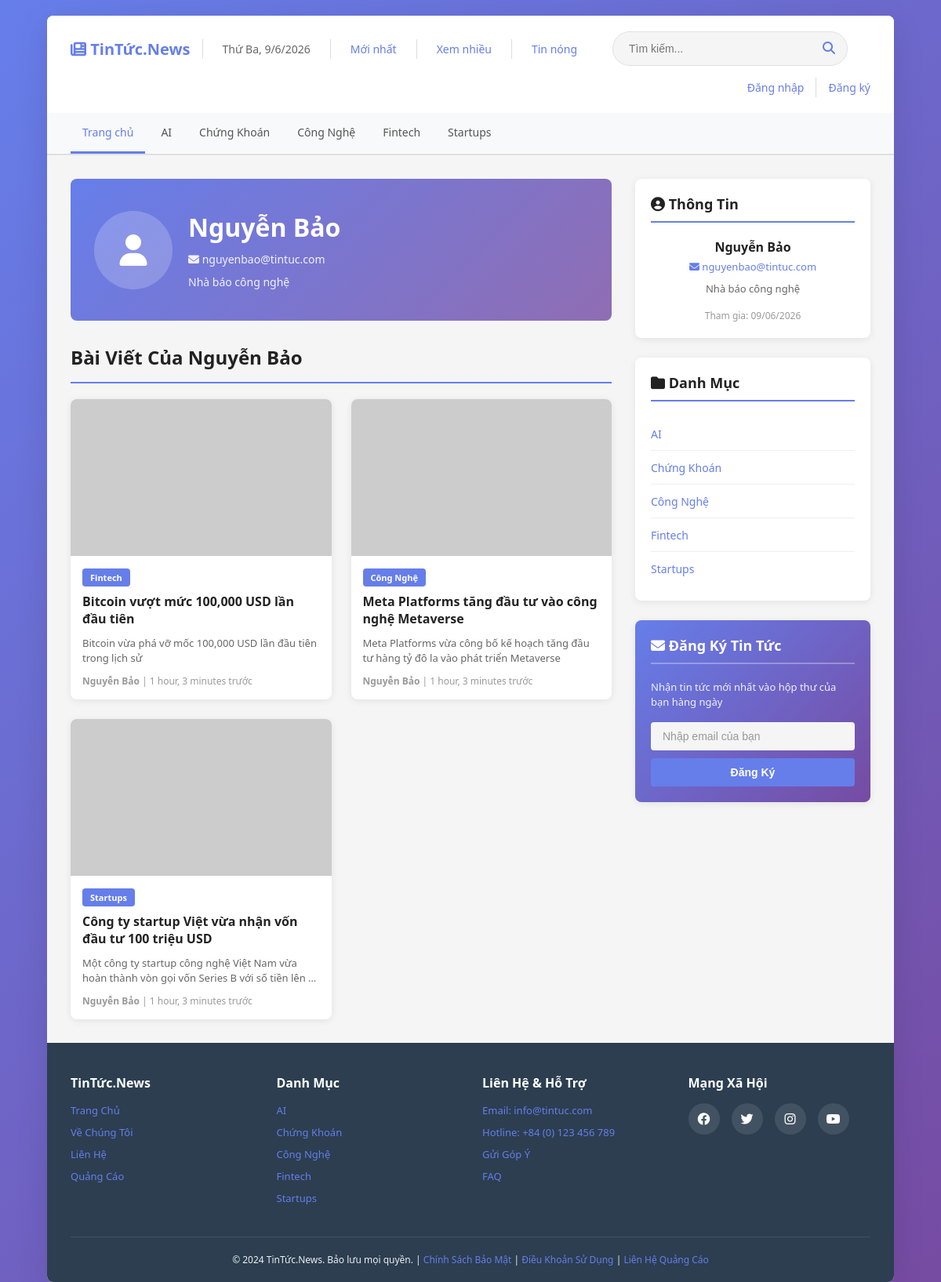
/tac-gia/1/, run on the app's committed database.
### Webtintuc/models.py (models this page shows, shortened)
class Category(models.Model):
    name = models.CharField(
        max_length=100,
        unique=True,
        verbose_name="Tên danh mục"
    )
    slug = models.SlugField(
        unique=True,
        verbose_name="URL slug",
        help_text="Sẽ được tạo tự động từ tên"
    )
    description = models.TextField(
        blank=True,
        verbose_name="Mô tả"
    )
    icon = models.CharField(
        max_length=50,
        default="fas fa-newspaper",
        verbose_name="Icon (Font Awesome class)"
    )
    color = models.CharField(
        max_length=7,
        default="#667eea",
        verbose_name="Màu sắc"
    )
    created_at = models.DateTimeField(
        auto_now_add=True,
        verbose_name="Ngày tạo"
    )
    updated_at = models.DateTimeField(
        auto_now=True,
        verbose_name="Ngày cập nhật"
    )
    class Meta:
        verbose_name = "Danh mục"
        verbose_name_plural = "Danh mục"
        ordering = ['name']

class Author(models.Model):
    name = models.CharField(
        max_length=100,
        verbose_name="Tên tác giả"
    )
    email = models.EmailField(
        unique=True,
        verbose_name="Email"
    )
    bio = models.TextField(
        blank=True,
        verbose_name="Tiểu sử"
    )
    avatar = models.ImageField(
        upload_to='avatars/',
        blank=True,
        null=True,
        verbose_name="Ảnh đại diện"
    )
    created_at = models.DateTimeField(
        auto_now_add=True,
        verbose_name="Ngày tạo"
    )
    updated_at = models.DateTimeField(
        auto_now=True,
        verbose_name="Ngày cập nhật"
    )
    class Meta:
        verbose_name = "Tác giả"
        verbose_name_plural = "Tác giả"
        ordering = ['name']

class News(models.Model):
    STATUS_CHOICES = (
        ('draft', 'Bản nháp'),
        ('published', 'Đã xuất bản'),
        ('archived', 'Đã lưu trữ'),
    )
    title = models.CharField(
        max_length=250,
        verbose_name="Tiêu đề"
    )
    slug = models.SlugField(
        unique=True,
        verbose_name="URL slug",
        help_text="Sẽ được tạo tự động từ tiêu đề"
    )
    category = models.ForeignKey(
        Category,
        on_delete=models.SET_NULL,
        null=True,
        related_name='news_items',
        verbose_name="Danh mục"
    )
    author = models.ForeignKey(
        Author,
        on_delete=models.SET_NULL,
        null=True,
        related_name='news_articles',
        verbose_name="Tác giả"
    )
    featured_image = models.ImageField(
        upload_to='news_images/',
        verbose_name="Hình ảnh nổi bật"
    )
    description = models.TextField(
        verbose_name="Mô tả ngắn",
        help_text="Mô tả ngắn gọn về bài viết (khoảng 200 từ)"
    )
    content = models.TextField(
        verbose_name="Nội dung bài viết"
    )
    is_featured = models.BooleanField(
        default=False,
        verbose_name="Tin nổi bật"
    )
    status = models.CharField(
        max_length=20,
        choices=STATUS_CHOICES,
        default='draft',
        verbose_name="Trạng thái"
    )
    views = models.IntegerField(
        default=0,
        verbose_name="Lượt xem"
    )
    created_at = models.DateTimeField(
        auto_now_add=True,
        verbose_name="Ngày tạo"
    )
    updated_at = models.DateTimeField(
        auto_now=True,
        verbose_name="Ngày cập nhật"
    )
    published_at = models.DateTimeField(
        null=True,
        blank=True,
        verbose_name="Ngày xuất bản"
    )
    class Meta:
        verbose_name = "Tin tức"
        verbose_name_plural = "Tin tức"
        ordering = ['-published_at', '-created_at']
        indexes = [
            models.Index(fields=['-published_at']),
            models.Index(fields=['category', '-published_at']),
            models.Index(fields=['is_featured', '-published_at']),
        ]
    @property
    def time_since_published(self):
        if self.published_at:
            from django.utils.timesince import timesince
            return f"{timesince(self.published_at)} trước"
        return "Chưa xuất bản"

### Webtintuc/views.py (the view)
# urls.py: path('tac-gia/<int:pk>/', views.author_news, name='author'),
def author_news(request, pk):
    author = get_object_or_404(Author, pk=pk)
    news_list = author.news_articles.filter(
        status='published'
    ).order_by('-published_at')
    paginator = Paginator(news_list, 12)
    page_number = request.GET.get('page', 1)
    page_obj = paginator.get_page(page_number)
    categories = Category.objects.all()
    context = {
        'author': author,
        'page_obj': page_obj,
        'categories': categories,
    }
    return render(request, 'author_news.html', context)

### Webtintuc/templates/author_news.html (shortened to what this page needs)
{% extends "base.html" %}
{% block content %}
<div class="main-wrapper">
    <div class="content-area">
        <section class="author-header" style="background: linear-gradient(135deg, #667eea 0%, rgba(118, 75, 162, 0.8) 100%); padding: 40px 30px; border-radius: 8px; margin-bottom: 30px; color: white;">
            <div style="display: flex; align-items: center; gap: 20px;">
                {% if author.avatar %}
                    <img src="{{ author.avatar.url }}" alt="{{ author.name }}" style="width: 100px; height: 100px; border-radius: 50%; object-fit: cover; border: 3px solid white;">
                {% else %}
                    <div style="width: 100px; height: 100px; border-radius: 50%; background: rgba(255, 255, 255, 0.2); display: flex; align-items: center; justify-content: center;">
                        <i class="fas fa-user" style="font-size: 40px;"></i>
                    </div>
                {% endif %}
                <div>
                    <h1 style="margin: 0 0 10px 0; font-size: 32px;">{{ author.name }}</h1>
                    <p style="margin: 0; font-size: 14px; opacity: 0.9;">
                        <i class="fas fa-envelope"></i> {{ author.email }}
                    </p>
                    {% if author.bio %}
                        <p style="margin: 10px 0 0 0; font-size: 14px; opacity: 0.9;">{{ author.bio }}</p>
                    {% endif %}
                </div>
            </div>
        </section>
        <section class="news-section">
            <h2 class="section-title">Bài Viết Của {{ author.name }}</h2>
            {% if page_obj %}
                <div class="news-grid">
                    {% for news in page_obj %}
                    <div class="news-item">
                        <div class="news-item-image">
                            {% if news.featured_image %}
                                <img src="{{ news.featured_image.url }}" alt="{{ news.title }}">
                            {% else %}
                                <img src="https://via.placeholder.com/300x200?text={{ news.category.name }}" alt="{{ news.title }}">
                            {% endif %}
                        </div>
                        <div class="news-item-content">
                            <span class="news-category">{{ news.category.name }}</span>
                            <div class="news-item-title">
                                <a href="{% url 'webtintuc:news_detail' news.slug %}">{{ news.title }}</a>
                            </div>
                            <p class="news-item-desc">{{ news.description|truncatewords:20 }}</p>
                            <p class="news-item-meta">
                                <strong>{{ news.author.name }}</strong> | {{ news.time_since_published }}
                            </p>
                        </div>
                    </div>
                    {% endfor %}
                </div>
            {% endif %}
        </section>
    </div>
    <aside class="sidebar">
        <div class="sidebar-card">
            <h3 class="sidebar-title">
                <i class="fas fa-user-circle"></i> Thông Tin
            </h3>
            <div style="text-align: center;">
                <h4 style="margin-bottom: 5px; color: #222;">{{ author.name }}</h4>
                <p style="color: #667eea; font-size: 13px; margin-bottom: 10px;">
                    <i class="fas fa-envelope"></i> {{ author.email }}
                </p>
                {% if author.bio %}
                    <p style="font-size: 13px; color: #666; line-height: 1.5;">{{ author.bio }}</p>
                {% endif %}
                <p style="font-size: 12px; color: #999; margin-top: 15px;">
                    Tham gia: {{ author.created_at|date:"d/m/Y" }}
                </p>
            </div>
        </div>
        {% if categories %}
        <div class="sidebar-card">
            <h3 class="sidebar-title">
                <i class="fas fa-folder"></i> Danh Mục
            </h3>
            <ul class="category-list">
                {% for category in categories %}
                <li>
                    <a href="{% url 'webtintuc:category' category.slug %}" class="cat-link">
                        {{ category.name }}
                    </a>
                </li>
                {% endfor %}
            </ul>
        </div>
        {% endif %}
        <div class="sidebar-card newsletter">
            <h3 class="sidebar-title">
                <i class="fas fa-envelope"></i> Đăng Ký Tin Tức
            </h3>
            <p class="newsletter-text">Nhận tin tức mới nhất vào hộp thư của bạn hàng ngày</p>
            <form class="newsletter-form" id="newsletterForm">
                <input type="email" name="email" placeholder="Nhập email của bạn" required>
                <button type="submit">Đăng Ký</button>
            </form>
        </div>
    </aside>
</div>
{% endblock %}

### Webtintuc/templates/base.html (shortened to what this page needs)
{% load static %}
<!DOCTYPE html>
<html lang="vi">
<head>
    <link rel="stylesheet" href="{% static 'css/trang_chu.css' %}">
    <link rel="stylesheet" href="https://cdnjs.cloudflare.com/ajax/libs/font-awesome/6.4.0/css/all.min.css">
</head>
<body>
    <div class="container-main">
        <div class="header">
            <div class="header-top">
                <a href="{% url 'webtintuc:index' %}" class="logo">
                    <i class="fas fa-newspaper"></i> TinTức.News
                </a>
                <div id="clock" class="clock"></div>
                <div class="header-nav">
                    <a href="{% url 'webtintuc:index' %}" class="link-text">Mới nhất</a>
                </div>
                <div class="header-nav">
                    <a href="#" class="link-text">Xem nhiều</a>
                </div>
                <div class="header-nav">
                    <a href="#" class="link-text">Tin nóng</a>
                </div>
                <div class="search-box">
                    <form class="search-form" action="{% url 'webtintuc:search' %}" method="GET">
                        <input class="search-input" type="text" placeholder="Tìm kiếm..." name="q" value="{{ query }}">
                        <button type="submit" class="search-btn"><i class="fas fa-search"></i></button>
                    </form>
                </div>
                <div class="auth-links">
                    <a href="#" class="link-text" onclick="showLogin()">Đăng nhập</a>
                    <a href="#" class="link-text" onclick="showRegister()">Đăng ký</a>
                </div>
            </div>
            <div class="navbar">
                <nav class="categories">
                    <a href="{% url 'webtintuc:index' %}" class="cat-btn {% if not selected_category %}active{% endif %}">
                        Trang chủ
                    </a>
                    {% for category in categories %}
                        <a href="{% url 'webtintuc:category' category.slug %}"
                           class="cat-btn {% if selected_category == category.slug %}active{% endif %}">
                            {{ category.name }}
                        </a>
                    {% endfor %}
                </nav>
            </div>
        </div>
        {% block content %}{% endblock %}
        <footer class="footer">
            <div class="footer-content">
                <div class="footer-section">
                    <h4>TinTức.News</h4>
                    <ul>
                        <li><a href="{% url 'webtintuc:index' %}" class="link-text">Trang Chủ</a></li>
                        <li><a href="#" class="link-text">Về Chúng Tôi</a></li>
                        <li><a href="#" class="link-text">Liên Hệ</a></li>
                        <li><a href="#" class="link-text">Quảng Cáo</a></li>
                    </ul>
                </div>
                <div class="footer-section">
                    <h4>Danh Mục</h4>
                    <ul>
                        {% for category in categories %}
                            <li><a href="{% url 'webtintuc:category' category.slug %}" class="link-text">{{ category.name }}</a></li>
                        {% endfor %}
                    </ul>
                </div>
                <div class="footer-section">
                    <h4>Liên Hệ & Hỗ Trợ</h4>
                    <ul>
                        <li><a href="mailto:info@tintuc.com" class="link-text">Email: info@tintuc.com</a></li>
                        <li><a href="tel:+84123456789" class="link-text">Hotline: +84 (0) 123 456 789</a></li>
                        <li><a href="#" class="link-text">Gửi Góp Ý</a></li>
                        <li><a href="#" class="link-text">FAQ</a></li>
                    </ul>
                </div>
                <div class="footer-section">
                    <h4>Mạng Xã Hội</h4>
                    <div class="social-links">
                        <a href="#" class="social-icon" target="_blank" title="Facebook">
                            <i class="fab fa-facebook"></i>
                        </a>
                        <a href="#" class="social-icon" target="_blank" title="Twitter">
                            <i class="fab fa-twitter"></i>
                        </a>
                        <a href="#" class="social-icon" target="_blank" title="Instagram">
                            <i class="fab fa-instagram"></i>
                        </a>
                        <a href="#" class="social-icon" target="_blank" title="YouTube">
                            <i class="fab fa-youtube"></i>
                        </a>
                    </div>
                </div>
            </div>
            <div class="footer-bottom">
                <p>&copy; 2024 TinTức.News. Bảo lưu mọi quyền. |
                    <a href="#" class="link-text">Chính Sách Bảo Mật</a> |
                    <a href="#" class="link-text">Điều Khoản Sử Dụng</a> |
                    <a href="#" class="link-text">Liên Hệ Quảng Cáo</a>
                </p>
            </div>
        </footer>
    </div>
</body>
</html>

### Webtintuc/templates/base.html (style rules this page uses)
.container-main { width: 90%; max-width: 1400px; margin: 0 auto; background: white; border-radius: 8px; box-shadow: 0 10px 40px rgba(0, 0, 0, 0.1); overflow: hidden; }

### Webtintuc/templates/author_news.html (style rules this page uses)
.newsletter-form { display: flex; flex-direction: column; gap: 10px; }
.newsletter-form input, .newsletter-form button { padding: 10px 15px; border: none; border-radius: 4px; font-size: 14px; }
.newsletter-form input { background: #f5f5f5; color: #333; }
.newsletter-form input::placeholder { color: #999; }
.newsletter-form button { background: #667eea; color: white; cursor: pointer; font-weight: bold; transition: background 0.3s; }

### data on the page
Category: name "AI"
Category: name "Chứng Khoán"
Category: name "Công Nghệ"
Category: name "Fintech"
Category: name "Startups"
Author: name "Nguyễn Bảo", email "nguyenbao@tintuc.com", bio "Nhà báo công nghệ", created_at "09/06/2026"
News: category.name "Fintech", title "Bitcoin vượt mức 100,000 USD lần đầu tiên", description "Bitcoin vừa phá vỡ mốc 100,000 USD lần đầu tiên trong lịch sử", author.name "Nguyễn Bảo", time_since_published "1 hour, 3 minutes trước"
News: category.name "Công Nghệ", title "Meta Platforms tăng đầu tư vào công nghệ Metaverse", description "Meta Platforms vừa công bố kế hoạch tăng đầu tư hàng tỷ đô la vào phát triển Metaverse", author.name "Nguyễn Bảo", time_since_published "1 hour, 3 minutes trước"
News: category.name "Startups", title "Công ty startup Việt vừa nhận vốn đầu tư 100 triệu USD", description "Một công ty startup công nghệ Việt Nam vừa hoàn thành vòn gọi vốn Series B với số tiền lên …", author.name "Nguyễn Bảo", time_since_published "1 hour, 3 minutes trước"
